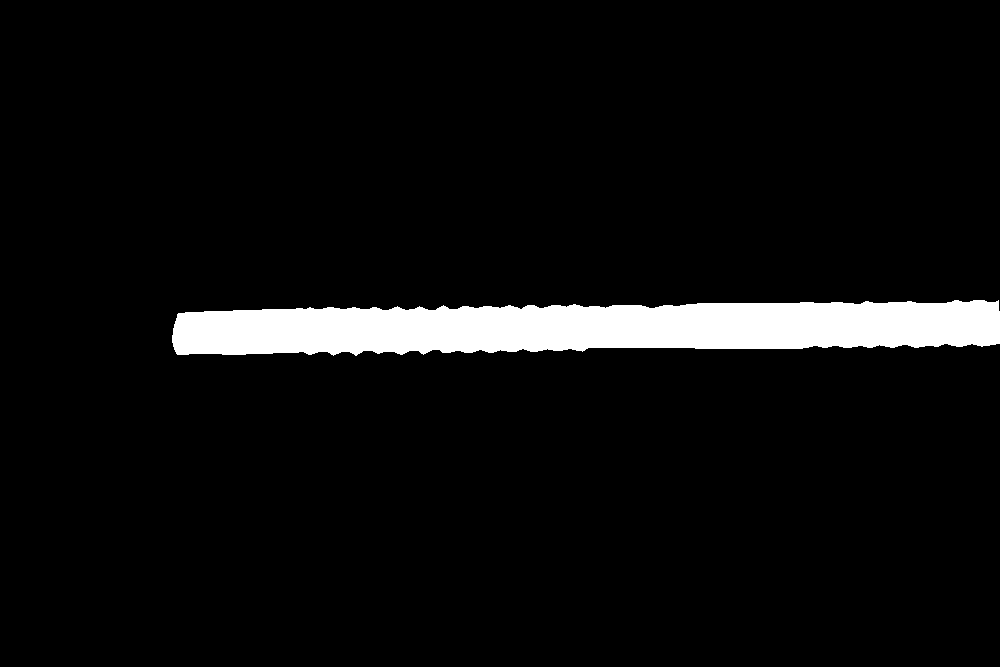
#> input picture dataset/rebar2d/mask/Image_20240622152022155.png, 1000 x 667 px, shrunk from 3072 x 2048 before the run, found by its file name; the run also reads 1 picture not shown here
$ jupyter execute --allow-errors '【B】labelme转mask-批量.ipynb'   (shell and % lines are left out)
#> lines starting #> are read from the running program, lines starting #| are printed output that depends on the picture; after the words box and inside, x2 and y2 are one past the last pixel; in counts of white or black regions, pixels touching at a corner belong together
# Labelme转mask-批量

同济子豪兄 2023-6-8

## 查看数据集目录结构

[cell 1]
import seedir as sd
sd.seedir('Watermelon87_Semantic_Seg_Labelme', style='emoji', depthlimit=1)
#> (this line was passed over: seedir is not available in this run)

## 进入数据集目录

[cell 2]
import os
import json
import numpy as np
import cv2
import shutil

from tqdm import tqdm

## 数据集及类别信息

[cell 3]
os.getcwd()

[cell 4]
Dataset_Path = r'F:\work\python\clone\dataset\rebar2d' # 数据集路径

## 每个类别的信息及画mask的顺序（按照由大到小，由粗到精的顺序）

[cell 5]
# 0-背景，从 1 开始
class_info = [
    {'label':'rebar', 'type':'polygon', 'color':1},                    # polygon 多段线

]

[cell 6]
img_bgr = cv2.imread(os.path.join(Dataset_Path, 'images', 'Image_20240622152006003.jpg'))

print(os.path.join(Dataset_Path, 'images', 'Image_20240622152006003.jpg'))
#> (the rest of this cell did not finish here and is left out)

## 单张图像labelme转mask函数

[cell 7]
# [46 lines left out: function labelme2mask_single_img, not called in this run]

[cell 8]
import cv2
import numpy as np
import os
import json
from PIL import Image

def labelme2mask_single_img(img_path, labelme_json_path):
    '''
    输入原始图像路径和labelme标注路径，输出单通道灰度 mask
    '''

    img_bgr = cv2.imread(img_path)
    img_mask = np.zeros(img_bgr.shape[:2], dtype=np.uint8) # 创建单通道空白图像

    with open(labelme_json_path, 'r', encoding='utf-8') as f:
        labelme = json.load(f)

    for one_class in class_info: # 按顺序遍历每一个类别
        for each in labelme['shapes']: # 遍历所有标注，找到属于当前类别的标注
            if each['label'] == one_class['label']:
                if one_class['type'] == 'polygon': # polygon 多段线标注

                    # 获取点的坐标
                    points = [np.array(each['points'], dtype=np.int32).reshape((-1, 1, 2))]

                    # 在空白图上画 mask（闭合区域）
                    img_mask = cv2.fillPoly(img_mask, points, color=one_class['color'])

                elif one_class['type'] == 'line' or one_class['type'] == 'linestrip': # line 或者 linestrip 线段标注

                    # 获取点的坐标
                    points = [np.array(each['points'], dtype=np.int32).reshape((-1, 1, 2))]

                    # 在空白图上画 mask（非闭合区域）
                    img_mask = cv2.polylines(img_mask, points, isClosed=False, color=one_class['color'], thickness=one_class['thickness'])

                elif one_class['type'] == 'circle': # circle 圆形标注

                    points = np.array(each['points'], dtype=np.int32)

                    center_x, center_y = points[0][0], points[0][1] # 圆心点坐标

                    edge_x, edge_y = points[1][0], points[1][1]     # 圆周点坐标

                    radius = np.linalg.norm(np.array([center_x, center_y] - np.array([edge_x, edge_y]))).astype('uint32') # 半径

                    img_mask = cv2.circle(img_mask, (center_x, center_y), radius, one_class['color'], one_class['thickness'])

                else:
                    print('未知标注类型', one_class['type'])

    return img_mask

Dataset_Path = r'F:\work\python\clone\dataset\rebar2d' # 数据集路径
os.chdir(r"F:\work\dataset\rebar2D\train\TEMP")
for img_path in tqdm(os.listdir()):

    try:

        labelme_json_path = os.path.join(Dataset_Path, 'labelme_jsons', '.'.join(img_path.split('.')[:-1])+'.json')

        img_mask = labelme2mask_single_img(img_path, labelme_json_path)

        mask_path = img_path.split('.')[0] + '.png'

        # 将单通道灰度图像保存
        cv2.imwrite(os.path.join('../','mask',mask_path), img_mask)

    except Exception as E:
        print(img_path, '转换失败', E)
img_mask2=Image.open(r"F:\work\python\clone\dataset\rebar2d\mask\Image_20240622152022155.png")
#> img_mask2 is the input picture: PIL image 1000x667 L; values 0 (black) and 1 (white), 5.5% white; 1 white region, box (x1, y1, x2, y2) and area: (172, 300, 1000, 356) 36519
print(img_mask2.size)
#| (1000, 667)

#> (a cell that did not finish here is left out)

[cell 10]
from PIL import Image
import numpy as np
import os

def get_max_gray_value(image_path):
    # 打开图像
    img = Image.open(image_path).convert('L')  # 转换为灰度图像

    # 转换为numpy数组
    img_array = np.array(img)

    # 获取最高灰度值
    max_gray_value = img_array.max()
#> max_gray_value = 1
    print(f"最高灰度值: {max_gray_value}")
#| 最高灰度值: 1

    return img_array, img

def replace_gray_value(img_array, old_value, new_value):
    # 将灰度值为old_value的像素转换为new_value
#> called with old_value = 1, new_value = 255
    img_array[img_array == old_value] = new_value
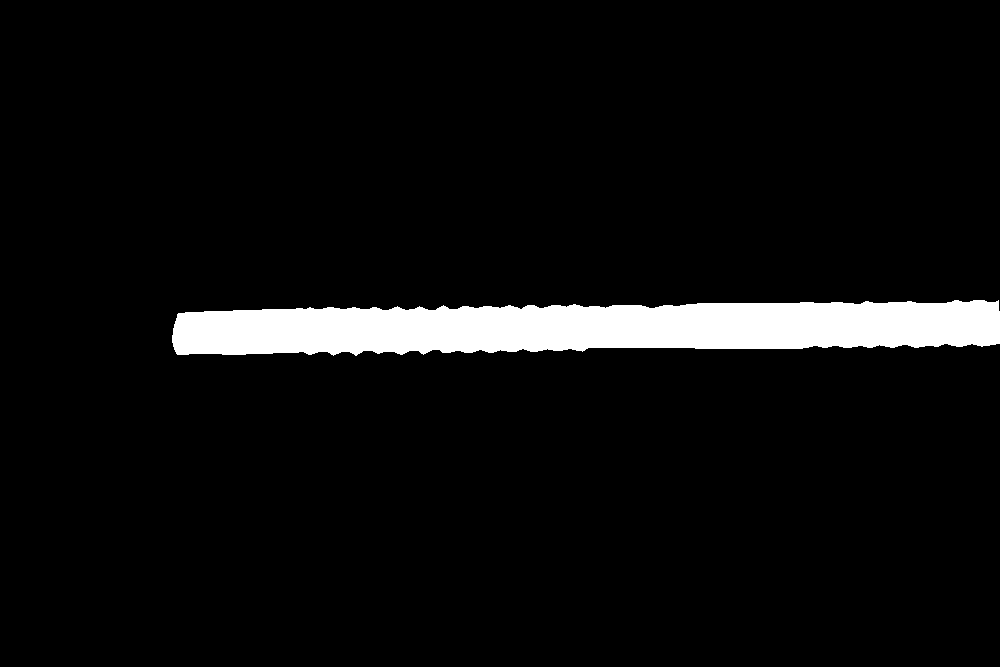
#> img_array: shape (667, 1000); 5.5% white; 1 white region, box (x1, y1, x2, y2) and area: (172, 300, 1000, 356) 36519

    # 转换为图像
    new_img = Image.fromarray(img_array)

    return new_img

if __name__ == "__main__":
    # 替换为您的图片路径
    # image_path = 'path_to_your_image.png'
    image_path = r"F:\work\python\clone\utils\mask"
    output_dir = r"F:\work\dataset\rebar2D\train\TEMP"
    for filename in os.listdir(image_path):
        if filename.endswith(".png"):
            input_path = os.path.join(image_path, filename)
            # 获取最高灰度值并返回图像数组
            img_array, img = get_max_gray_value(input_path)

            # 将灰度值为1的像素转换为255
            new_img = replace_gray_value(img_array, 1, 255)

            # 保存新图像
            new_image_path = os.path.join(output_dir, filename)
            new_img.save(new_image_path)
            print(f"新图像已保存到: {new_image_path}")
#> pass 2 of the loop `for filename in os.listdir(image_path):`:
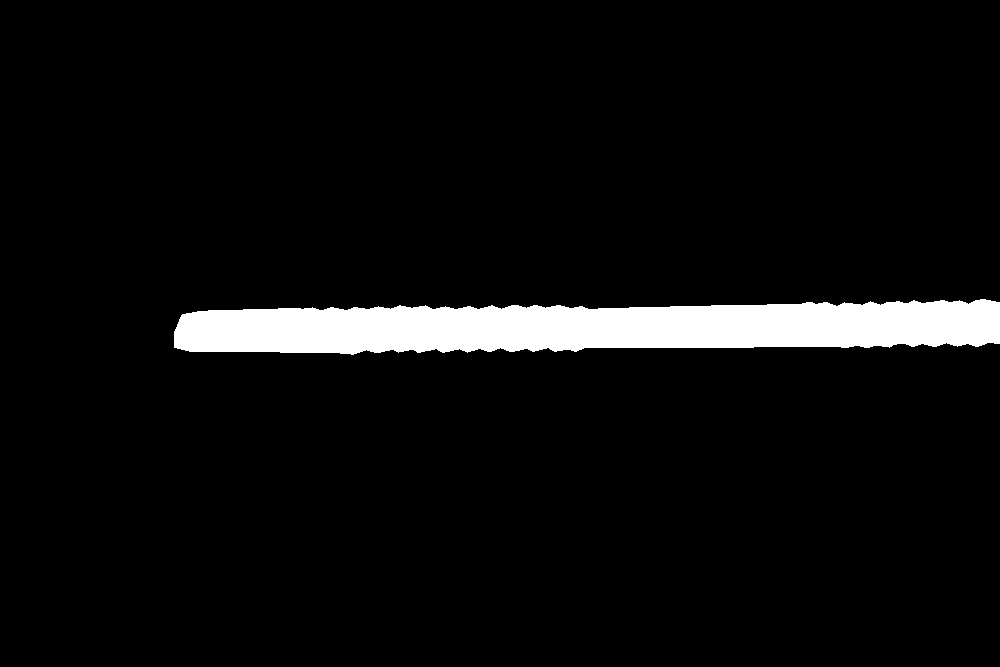
#> input picture dataset/rebar2d/mask/Image_20240622152027051.png, 1000 x 667 px, shrunk from 3072 x 2048 before the run, found by its file name
#> in get_max_gray_value, img is the input picture: PIL image 1000x667 L; values 0 (black) and 1 (white), 5.3% white; 1 white region, box (x1, y1, x2, y2) and area: (174, 299, 1000, 355) 35490
#| 最高灰度值: 1
#> in replace_gray_value (call 2), `img_array[img_array == old_value] = new_value`:
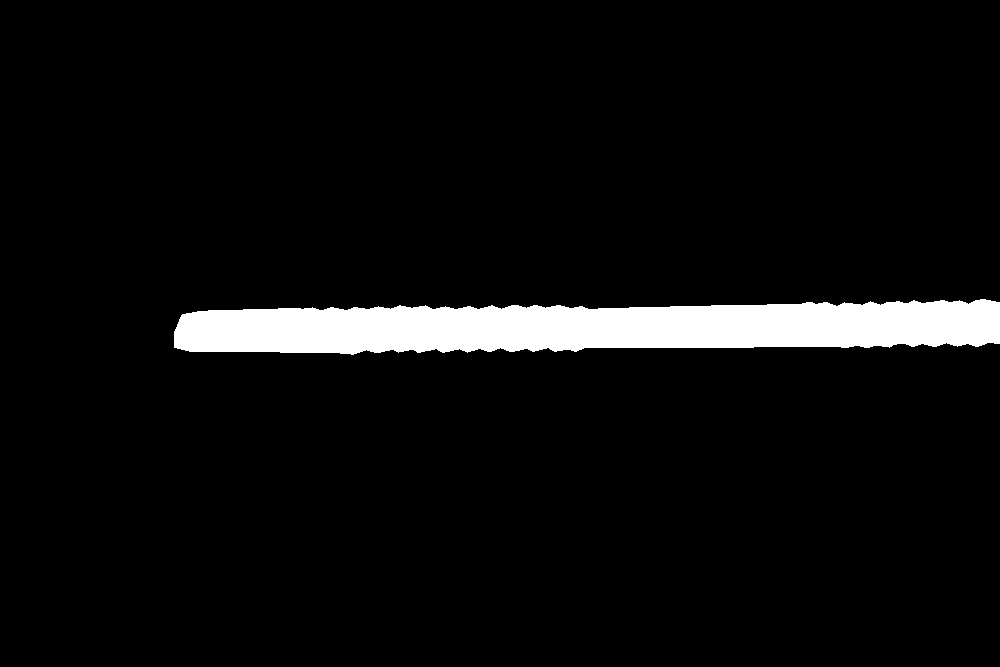
#> img_array: shape (667, 1000); 5.3% white; 1 white region, box (x1, y1, x2, y2) and area: (174, 299, 1000, 355) 35490
    # # 获取最高灰度值并返回图像数组
    # img_array, img = get_max_gray_value("/kaggle/input/rebar2d/train2/mask/Image_20240622152006003_mask.png")
    #
    # # 将灰度值为1的像素转换为255
    # new_img = replace_gray_value(img_array, 1, 255)
    #
    # # 保存新图像
    # new_image_path = 'path_to_save_new_image.png'
    # new_img.save(new_image_path)
    # print(f"新图像已保存到: {new_image_path}")

## labelme转mask-批量

[cell 11]
os.chdir(Dataset_Path)
# os.mkdir('mask')
os.chdir('images')

[cell 12]
print(tqdm(os.listdir()))

[cell 13]
Dataset_Path = r'F:\work\python\clone\dataset\rebar2d' # 数据集路径
for img_path in tqdm(os.listdir()):

    try:

        labelme_json_path = os.path.join(Dataset_Path, 'labelme_jsons', '.'.join(img_path.split('.')[:-1])+'.json')

        img_mask = labelme2mask_single_img(img_path, labelme_json_path)
#> call 3 of labelme2mask_single_img, with img_path = 'Image_20240622152032646.jpg'
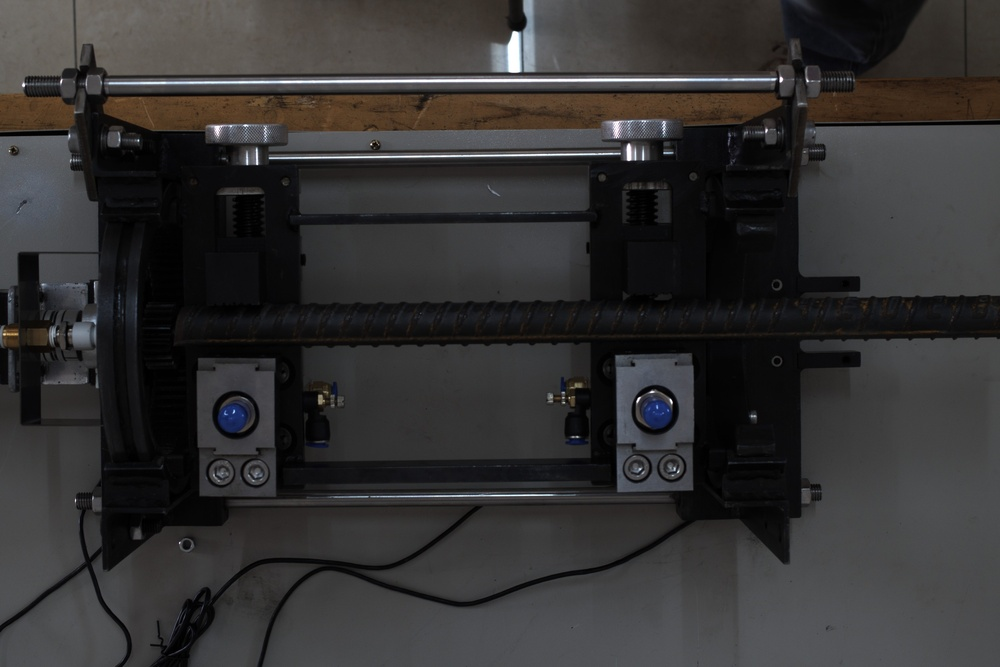
#> input picture dataset/rebar2d/images/Image_20240622152032646.jpg, 1000 x 667 px, shrunk from 3072 x 2048 before the run
#> in labelme2mask_single_img, img_bgr is the input picture: shape (667, 1000, 3); mean B, G, R 50.2, 50.2, 51.5

        mask_path = img_path.split('.')[0] + '.png'

        cv2.imwrite(os.path.join('../','mask',mask_path), img_mask)

    except Exception as E:
        print(img_path, '转换失败', E)

## 转换之后的mask保存在`masks`文件夹中

## 重命名和删除文件夹

[cell 14]
os.chdir('../')
shutil.move('images', 'img_dir')
shutil.move('mask', 'ann_dir')
os.chdir('../')

## 得到最终的语义分割数据集

## 查看数据集目录结构

[cell 15]
import seedir as sd
sd.seedir('Watermelon87_Semantic_Seg_Labelme', style='emoji', depthlimit=1)
#> (this line was passed over: seedir is not available in this run)
